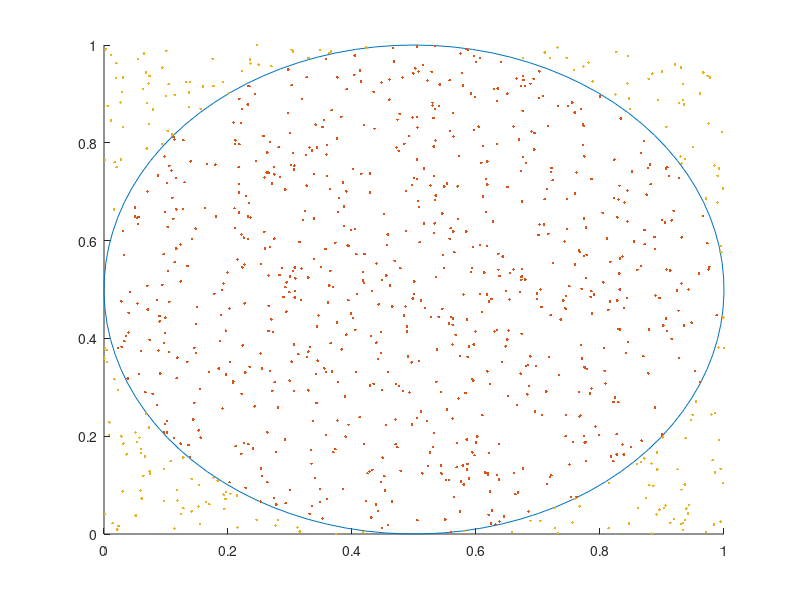

This chart was generated by the following MATLAB code:
%podatki za kroznico
koti = linspace(0, 2 * pi ,100);
tocke_na_kroznici =  @(kot) [0.5 + 0.5 * sin(kot);0.5+ 0.5 * cos(kot)];
kroznica = tocke_na_kroznici(koti);
y = kroznica(1,:);
x = kroznica(2,:);

%podatki za nakljucne tocke
st_tock=1000;
x_kvadrat = rand(1, st_tock);
y_kvadrat = rand(1, st_tock);
sredisce_x = 0.5;
sredisce_y = 0.5;
polmer_kroga = 0.5;
razdalja = sqrt((x_kvadrat - sredisce_x).^2 + (y_kvadrat - sredisce_y).^2);
tocke_v_krogu = [x_kvadrat(razdalja <= polmer_kroga); y_kvadrat(razdalja <= polmer_kroga)];
tocke_v_kvadratu = [x_kvadrat; y_kvadrat];
tocke_zunaj_kroga = [x_kvadrat(razdalja > polmer_kroga); y_kvadrat(razdalja > polmer_kroga)];

hold on;
%izris kroznice
plot(kroznica(1,:),kroznica(2,:))

%izris tock v in znotraj kroznice
plot(tocke_v_krogu(1,:),tocke_v_krogu(2,:),'.')
plot(tocke_zunaj_kroga(1,:),tocke_zunaj_kroga(2,:),'.')
hold off;